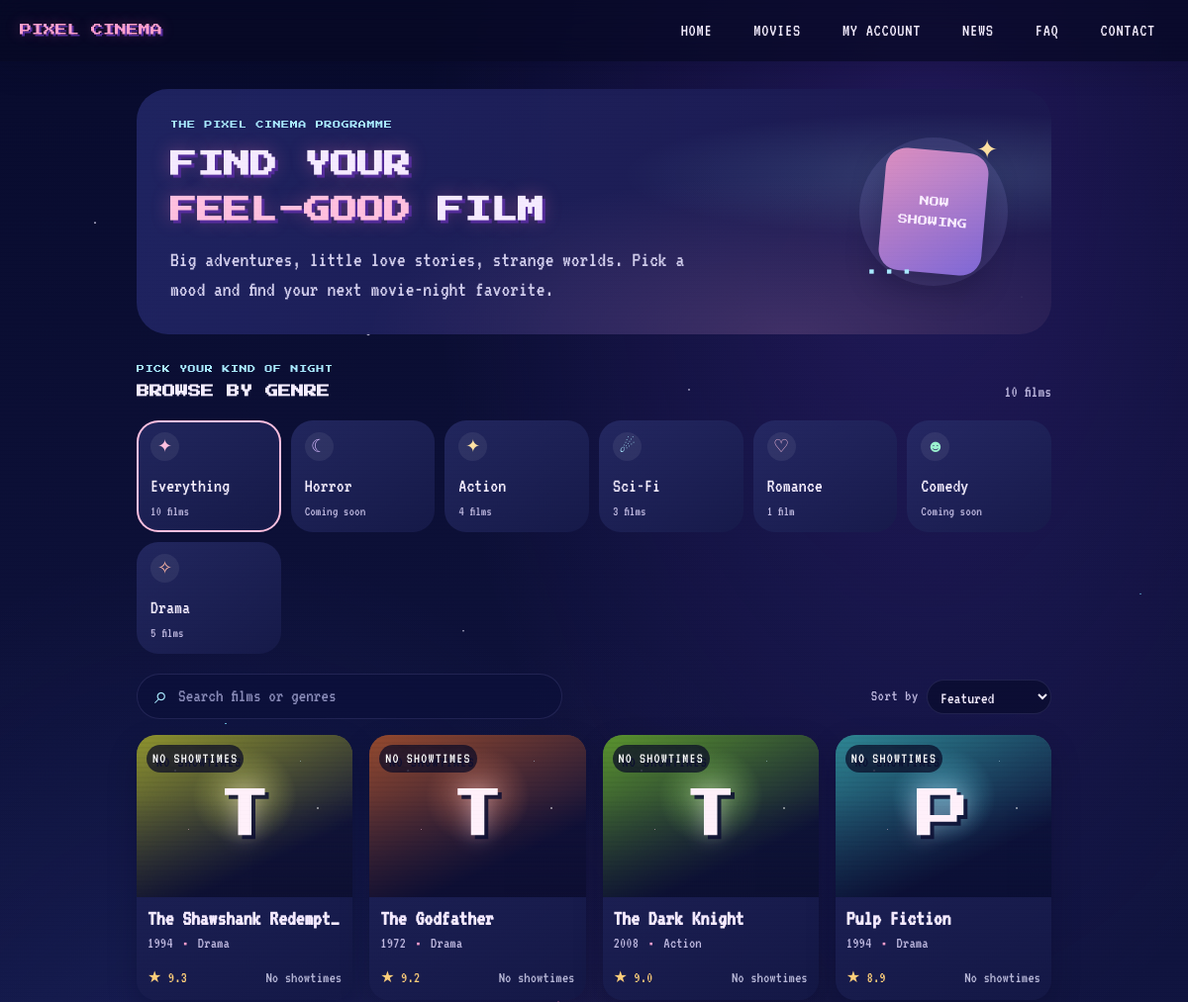
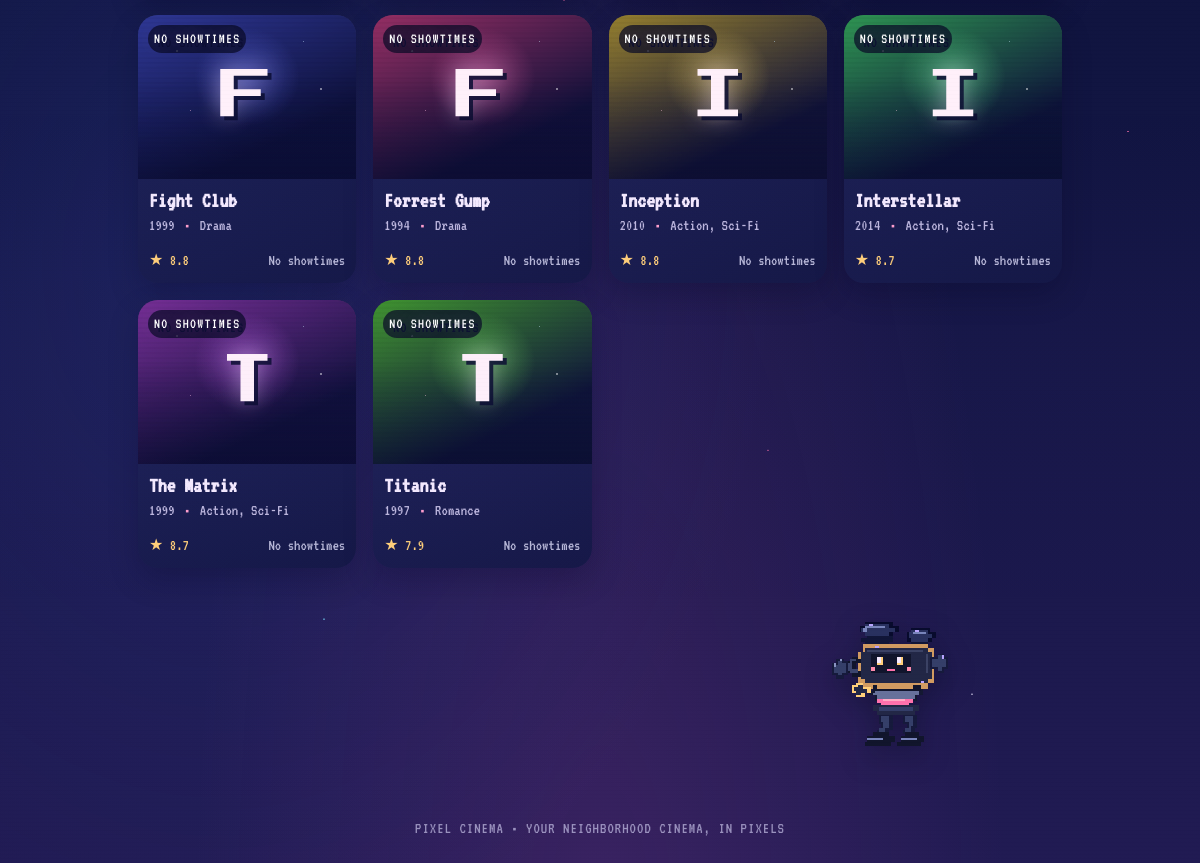
The app's page /movies.php with its own data (2 pictures, top to bottom).
### tables this page shows
CREATE TABLE `movies` (
   movieID INT not null auto_increment primary key,
   title VARCHAR(255),
   release_date DATE,
   rating DECIMAL(3,1) NULL,
   CONSTRAINT chk_movie_rating CHECK (rating IS NULL OR (rating >= 0 AND rating <= 10))
);

### includes/movie_catalog.php (called while the page is built)
<?php
function movie_catalog_data(PDO $pdo): array
{
    $movies = $pdo->query(
        'SELECT m.movieID, m.title, m.release_date, m.rating,
                GROUP_CONCAT(DISTINCT g.genreName ORDER BY g.genreName SEPARATOR ", ") AS genres,
                (SELECT MIN(s.starts_at) FROM showtimes s WHERE s.movieID = m.movieID AND s.starts_at > NOW()) AS next_show
         FROM movies m
         LEFT JOIN movieGenreRelation r ON r.movieID = m.movieID
         LEFT JOIN genre g ON g.genreID = r.genreID
         GROUP BY m.movieID, m.title, m.release_date, m.rating
         ORDER BY next_show IS NULL, next_show, m.rating DESC, m.title'
    )->fetchAll();
    $genres = $pdo->query(
        "SELECT genreName FROM genre
         ORDER BY CASE genreName
             WHEN 'Horror' THEN 1
             WHEN 'Action' THEN 2
             WHEN 'Sci-Fi' THEN 3
             WHEN 'Romance' THEN 4
             WHEN 'Comedy' THEN 5
             WHEN 'Drama' THEN 6
             ELSE 7
         END, genreName"
    )->fetchAll(PDO::FETCH_COLUMN);
    return [$movies, $genres];
}

### includes/bootstrap.php (called while the page is built, shortened)
<?php
function e(?string $value): string
{
    return htmlspecialchars((string) $value, ENT_QUOTES, 'UTF-8');
}

### includes/movie_card.php (the view, shortened to what this page needs)
<?php
$cardGenres = array_filter(array_map('trim', explode(',', (string) ($m['genres'] ?? ''))));
$cardYear = substr((string) $m['release_date'], 0, 4);
$cardRating = $m['rating'] !== null ? (float) $m['rating'] : 0;
?>
<a class="movie-card" href="movie.php?id=<?= (int) $m['movieID'] ?>"
   data-title="<?= e($m['title']) ?>"
   data-genres="<?= e(implode('|', $cardGenres)) ?>"
   data-year="<?= e($cardYear) ?>"
   data-rating="<?= e((string) $cardRating) ?>"
   data-featured="<?= $m['next_show'] ? '1' : '0' ?>">
    <div class="poster" style="--hue:<?= ((int) $m['movieID'] * 47) % 360 ?>">
        <span class="poster-monogram" aria-hidden="true"><?= e(strtoupper(substr($m['title'], 0, 1))) ?></span>
        <span class="poster-tag"><?= $m['next_show'] ? 'NOW BOOKING' : 'NO SHOWTIMES' ?></span>
    </div>
    <div class="movie-card-info">
        <h3><?= e($m['title']) ?></h3>
        <p class="movie-meta"><?= e($cardYear) ?> <span aria-hidden="true">&bull;</span> <?= e($m['genres'] ?? 'Film') ?></p>
        <div class="movie-card-bottom">
            <span class="movie-rating"><?= $m['rating'] !== null ? '<span aria-hidden="true">★</span> ' . e(number_format($cardRating, 1)) : 'NR' ?></span>
            <span class="showing-status <?= $m['next_show'] ? 'available' : '' ?>">
                <?= $m['next_show'] ? 'Showtimes' : 'No showtimes' ?>
            </span>
        </div>
    </div>
</a>

### movies.php (shortened to what this page needs)
<?php
require_once __DIR__ . '/includes/bootstrap.php';
require_once __DIR__ . '/includes/movie_catalog.php';
[$movies, $genres] = movie_catalog_data($pdo);
$genreCounts = array_fill_keys($genres, 0);
foreach ($movies as $movie) {
    foreach (array_filter(array_map('trim', explode(',', (string) ($movie['genres'] ?? '')))) as $genre) {
        if (array_key_exists($genre, $genreCounts)) {
            $genreCounts[$genre]++;
        }
    }
}
$genreIcons = ['Action' => '✦', 'Sci-Fi' => '☄', 'Horror' => '☾', 'Romance' => '♡', 'Comedy' => '☻', 'Drama' => '✧'];
$selectedGenre = trim((string) ($_GET['genre'] ?? ''));
if (!in_array($selectedGenre, $genres, true)) {
    $selectedGenre = '';
}
require __DIR__ . '/includes/header.php';
?>
<header class="movies-hero">
    <div class="movies-hero-copy">
        <p class="eyebrow">THE PIXEL CINEMA PROGRAMME</p>
        <h1>FIND YOUR<br><span>FEEL-GOOD</span> FILM</h1>
        <p>Big adventures, little love stories, strange worlds. Pick a mood and find your next movie-night favorite.</p>
    </div>
    <div class="movies-hero-side" aria-hidden="true">
        <span class="movies-hero-star">✦</span>
        <span class="movies-hero-film">NOW<br>SHOWING</span>
        <span class="movies-hero-dots">•••</span>
    </div>
</header>
<section class="movie-browser" aria-labelledby="browse-title">
    <div class="browse-heading">
        <div>
            <p class="eyebrow">PICK YOUR KIND OF NIGHT</p>
            <h2 id="browse-title">BROWSE BY GENRE</h2>
        </div>
        <p class="browse-count" data-result-count aria-live="polite"><?= count($movies) ?> films</p>
    </div>
    <div class="genre-tiles" id="genre-tiles" role="group" aria-label="Filter by genre" data-genre-list>
        <button class="genre-tile <?= $selectedGenre === '' ? 'is-active' : '' ?>" type="button" data-genre="all" aria-pressed="<?= $selectedGenre === '' ? 'true' : 'false' ?>">
            <span class="genre-tile-icon" aria-hidden="true">✦</span>
            <span class="genre-tile-name">Everything</span>
            <span class="genre-tile-count"><?= count($movies) ?> films</span>
        </button>
        <?php foreach ($genres as $genre): ?>
        <button class="genre-tile <?= $selectedGenre === $genre ? 'is-active' : '' ?>" type="button" data-genre="<?= e($genre) ?>" aria-pressed="<?= $selectedGenre === $genre ? 'true' : 'false' ?>">
            <span class="genre-tile-icon" aria-hidden="true"><?= $genreIcons[$genre] ?? '✦' ?></span>
            <span class="genre-tile-name"><?= e($genre) ?></span>
            <span class="genre-tile-count"><?= $genreCounts[$genre] ? $genreCounts[$genre] . ($genreCounts[$genre] === 1 ? ' film' : ' films') : 'Coming soon' ?></span>
        </button>
        <?php endforeach; ?>
    </div>
    <div class="catalog-controls">
        <label class="movie-search">
            <span aria-hidden="true">⌕</span>
            <input type="search" data-movie-search placeholder="Search films or genres" autocomplete="off">
        </label>
        <label class="movie-sort">
            <span>Sort by</span>
            <select data-movie-sort aria-label="Sort films">
                <option value="recommended">Featured</option>
            </select>
        </label>
    </div>
    <?php if ($movies): ?>
    <div class="movie-grid" data-movie-grid>
        <?php foreach ($movies as $m): ?>
            <?php require __DIR__ . '/includes/movie_card.php'; ?>
        <?php endforeach; ?>
    </div>
    <?php else: ?>
    <p class="empty-results">There are no films in the programme yet.</p>
    <?php endif; ?>
</section>
<?php require __DIR__ . '/includes/footer.php'; ?>

### records on screen
movies: title "T", title "The Shawshank Redempt…", release_date "1994", genres "Drama", rating "9.3"
movies: title "T", title "The Godfather", release_date "1972", genres "Drama", rating "9.2"
movies: title "T", title "The Dark Knight", release_date "2008", genres "Action", rating "9.0"
movies: title "P", title "Pulp Fiction", release_date "1994", genres "Drama", rating "8.9"
movies: title "F", title "Fight Club", release_date "1999", genres "Drama", rating "8.8"
movies: title "F", title "Forrest Gump", release_date "1994", genres "Drama", rating "8.8"
movies: title "I", title "Inception", release_date "2010", genres "Action, Sci-Fi", rating "8.8"
movies: title "I", title "Interstellar", release_date "2014", genres "Action, Sci-Fi", rating "8.7"
movies: title "T", title "The Matrix", release_date "1999", genres "Action, Sci-Fi", rating "8.7"
movies: title "T", title "Titanic", release_date "1997", genres "Romance", rating "7.9"

### other values on screen
count($movies) "10"
$genreIcons[$genre] "☾"
$genre "Horror"
$genreIcons[$genre] "✦"
$genre "Action"
$genreCounts[$genre] "4"
$genreIcons[$genre] "☄"
$genre "Sci-Fi"
$genreCounts[$genre] "3"
$genreIcons[$genre] "♡"
$genre "Romance"
$genreCounts[$genre] "1"
$genreIcons[$genre] "☻"
$genre "Comedy"
$genreIcons[$genre] "✧"
